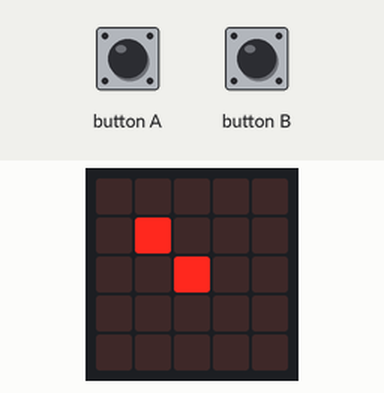
A program run on a simulated BBC micro:bit (MakeCode). Shown: the board's 5×5 LED display. The inputs (shaded band) are chosen by the test bench. Random numbers come from a fixed seed; the run ends where the board's game-over animation would start. At 17.1 s the program stops and its outputs stay as they are.

Above: at 1.6 s.
1.7 s: button A pressed for 0.15 s
At 2.4 s:
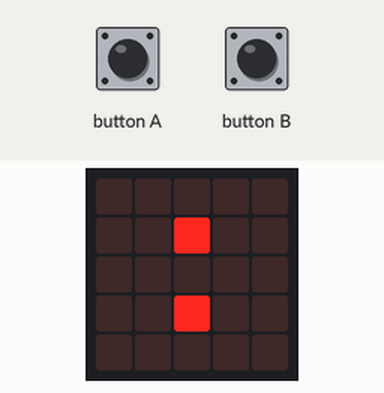
4.8 s: button B pressed for 0.15 s
At 5.5 s:
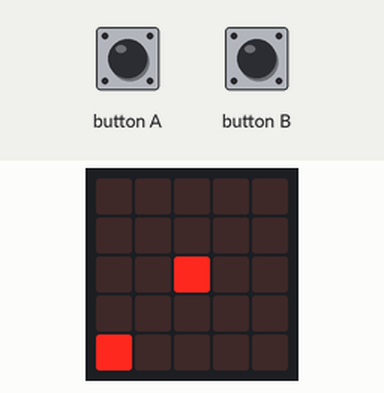
7.9 s: button A pressed for 0.15 s
At 9.8 s:
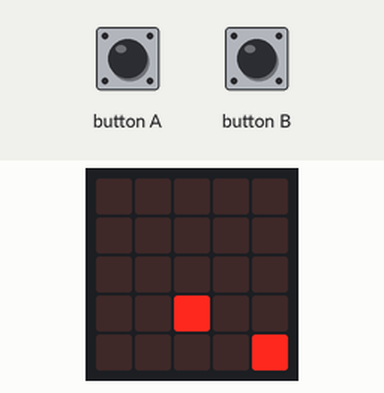
11.0 s: button B pressed for 0.15 s
At 17.4 s:
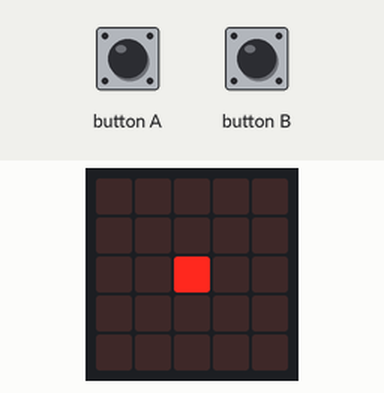
Timing chart, 0 to 18.6 s (numbered marks = the images above; inputs shaded):
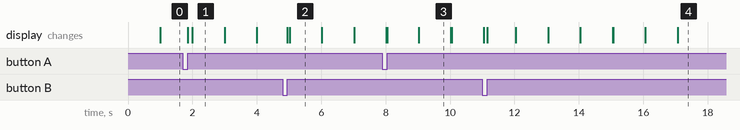

Measured:
- what the display in image 1 shows lasts 1.0 s, from 2.0 s to 3.0 s

The program:

main.ts
```typescript
input.onButtonPressed(Button.A, function () {
    шар.turn(Direction.Right, 90)
    шар.move(1)
    шар.turn(Direction.Left, 90)
})
input.onButtonPressed(Button.B, function () {
    шар.turn(Direction.Left, 90)
    шар.move(1)
    шар.turn(Direction.Right, 90)
})
let враг: game.LedSprite = null
let враг_y = 0
let шар: game.LedSprite = null
шар = game.createSprite(2, 2)
basic.forever(function () {
    враг_y = randint(0, 4)
    враг = game.createSprite(0, враг_y)
    basic.pause(1000)
    for (let index = 0; index < 4; index++) {
        враг.move(1)
        if (шар.isTouching(враг)) {
            game.gameOver()
        }
        basic.pause(1000)
    }
    враг.delete()
})
```

test.ts
```typescript
// здесь помещаются тесты; они не будут скомпилированы, пока пакет используется в качестве расширения.
```
